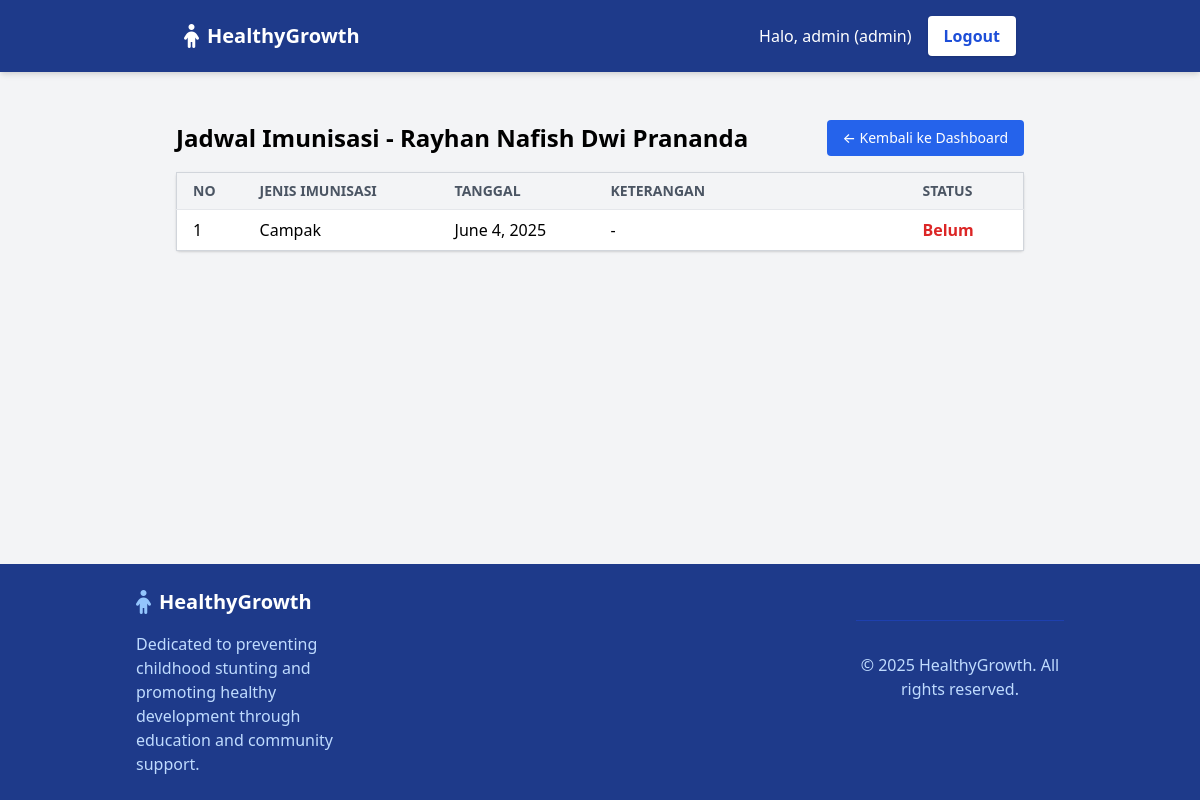
Page /dashboard/users/jadwal/7/ (signed in) on the committed database.
### akun/models.py (models this page shows, shortened)
class User(AbstractBaseUser, PermissionsMixin):
    ROLE_CHOICES = [
        ('admin', 'Admin'),
        ('user', 'User'),
    ]
    username = models.CharField(max_length=150, unique=True)
    nama = models.CharField(max_length=255)
    role = models.CharField(max_length=10, choices=ROLE_CHOICES, default='user')
    is_active = models.BooleanField(default=True)
    is_staff = models.BooleanField(default=False)
    objects = CustomUserManager()
    USERNAME_FIELD = 'username'
    REQUIRED_FIELDS = ['nama']

class JadwalImunisasi(models.Model):
    user = models.ForeignKey(settings.AUTH_USER_MODEL, on_delete=models.CASCADE, related_name='jadwal_imunisasi')
    nama_anak = models.CharField(max_length=100)
    jenis_imunisasi = models.CharField(max_length=100)
    tanggal = models.DateField()
    keterangan = models.TextField(blank=True)
    selesai = models.BooleanField(default=False)

### akun/views.py (the view)
# urls.py: path('dashboard/users/jadwal/<int:user_id>/', views.view_user_jadwal, name='view_user_jadwal'),
def view_user_jadwal(request, user_id):
    if request.user.role != 'admin':
        return HttpResponseForbidden("Hanya admin yang dapat melihat jadwal pengguna lain.")
    user = get_object_or_404(User, id=user_id)
    jadwal_list = JadwalImunisasi.objects.filter(user=user).order_by('-tanggal')
    context = {
        'target_user': user,
        'jadwal_list': jadwal_list,
    }
    return render(request, 'page/jadwal_user.html', context)

### akun/templates/page/jadwal_user.html (shortened to what this page needs)
<!DOCTYPE html>
<html lang="id">
<head>
    <link href="https://cdn.jsdelivr.net/npm/tailwindcss@2.2.19/dist/tailwind.min.css" rel="stylesheet">
    <link rel="stylesheet" href="https://cdnjs.cloudflare.com/ajax/libs/font-awesome/6.5.0/css/all.min.css" />
</head>
<body class="bg-gray-100 min-h-screen flex flex-col">
    {% include 'component/navbar_dashboard.html' %}
    <main class="flex-grow container mx-auto p-6">
        <div class="px-16 py-6">
            <div class="flex items-center justify-between mb-4">
                <h2 class="text-2xl font-semibold">Jadwal Imunisasi - {{ target_user.nama }}</h2>
                <a href="{% url 'dashboard' %}"
                    class="px-4 py-2 text-sm font-medium text-white bg-blue-600 rounded hover:bg-blue-700 transition">
                    ← Kembali ke Dashboard
                </a>
            </div>
            <table class="table-fixed min-w-full bg-white border border-gray-300 rounded shadow">
                <thead>
                    <tr class="bg-gray-100 text-left text-sm uppercase text-gray-600">
                        <th class="w-10 py-2 px-4 border-b">No</th>
                        <th class="w-40 py-2 px-4 border-b">Jenis Imunisasi</th>
                        <th class="w-32 py-2 px-4 border-b">Tanggal</th>
                        <th class="w-64 py-2 px-4 border-b">Keterangan</th>
                        <th class="w-24 py-2 px-4 border-b">Status</th>
                    </tr>
                </thead>
                <tbody>
                    {% for jadwal in jadwal_list %}
                    <tr class="border-t hover:bg-gray-50">
                        <td class="py-2 px-4">{{ forloop.counter }}</td>
                        <td class="py-2 px-4">{{ jadwal.jenis_imunisasi }}</td>
                        <td class="py-2 px-4">{{ jadwal.tanggal }}</td>
                        <td class="py-2 px-4">{{ jadwal.keterangan|default:"-" }}</td>
                        <td class="py-2 px-4">
                            {% if jadwal.selesai %}
                            <span class="text-green-600 font-semibold">Selesai</span>
                            {% else %}
                            <span class="text-red-600 font-semibold">Belum</span>
                            {% endif %}
                        </td>
                    </tr>
                    {% empty %}
                    <tr>
                        <td colspan="6" class="py-4 px-4 text-center">Pengguna ini belum memiliki jadwal imunisasi.</td>
                    </tr>
                    {% endfor %}
                </tbody>
            </table>
        </div>
    </main>
    {% include 'component/footer_dashboard.html' %}
</body>

### akun/templates/component/navbar_dashboard.html (shortened to what this page needs)
<nav class="bg-blue-900 shadow-md sticky top-0 z-50">
    <div class="container mx-auto px-6 md:px-24 py-4 flex justify-between items-center">
        <div class="flex items-center space-x-2">
            <i class="fas fa-child text-white text-2xl"></i>
            <span class="text-xl font-bold text-white">HealthyGrowth</span>
        </div>
        <div class="hidden md:flex items-center space-x-4">
            <span class="text-white font-medium">Halo, {{ request.user.username }} ({{ request.user.role }})</span>
            <a href="{% url 'logout' %}" class="bg-white text-blue-700 font-semibold rounded px-4 py-2 hover:bg-blue-100 transition duration-300 shadow">
                Logout
            </a>
        </div>
    </div>
</nav>

### rows in the picture
User: user.username "admin", user.role "admin"
User: nama "Rayhan Nafish Dwi Prananda"
JadwalImunisasi: jenis_imunisasi "Campak", tanggal "June 4, 2025", keterangan "-", selesai "Belum"
